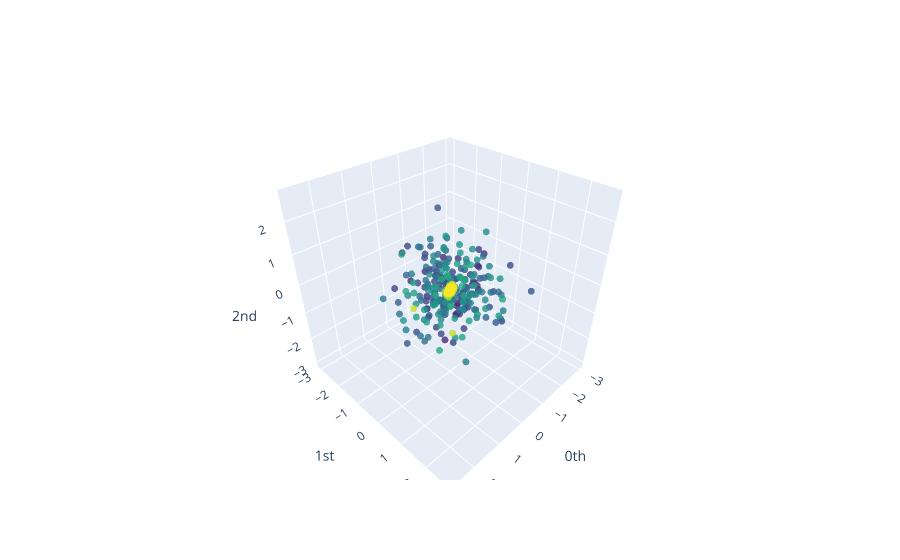

The cell this chart's notebook holds for it:
### Code cell
# Generate point cloud
x = StandardScaler().fit_transform(df[["x"]])

TE = SingleTakensEmbedding(time_delay=1, dimension=3)
point_cloud = TE.fit_transform(x)

plot_point_cloud(point_cloud)

### Figure 1 — Plotly figure (JSON) as saved in the notebook; plotly's stock layout.template omitted (floating-point values rounded to 4 significant figures; data arrays with more than 128 entries replaced by an {"elided": "..."} marker saying what was removed)
{"data": [{"marker": {"color": {"elided": "498 int values"}, "colorscale": [[0, "#440154"], [0.1111, "#482878"], [0.2222, "#3e4989"], [0.3333, "#31688e"], [0.4444, "#26828e"], [0.5556, "#1f9e89"], [0.6667, "#35b779"], [0.7778, "#6ece58"], [0.8889, "#b5de2b"], [1, "#fde725"]], "opacity": 0.8, "size": 4}, "mode": "markers", "type": "scatter3d", "x": {"elided": "498 float values"}, "y": {"elided": "498 float values"}, "z": {"elided": "498 float values"}}], "layout": {"scene": {"xaxis": {"exponentformat": "e", "showexponent": "all", "title": {"text": "0th"}, "type": "linear"}, "yaxis": {"exponentformat": "e", "showexponent": "all", "title": {"text": "1st"}, "type": "linear"}, "zaxis": {"exponentformat": "e", "showexponent": "all", "title": {"text": "2nd"}, "type": "linear"}}}}
